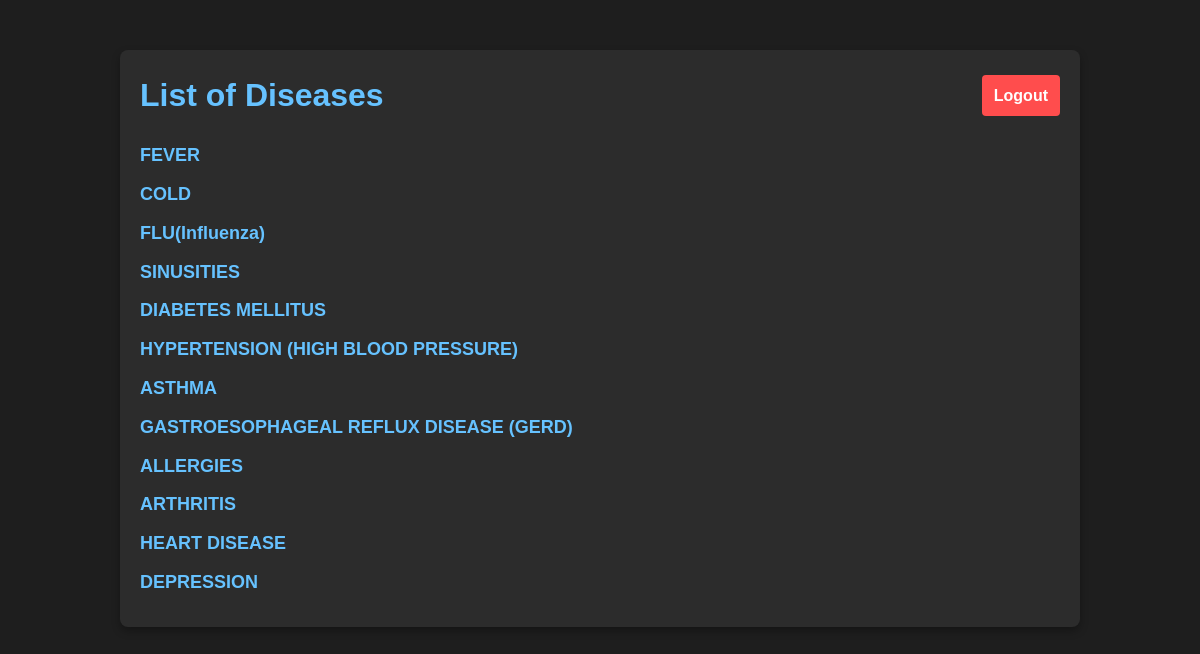
The app's page / (signed in) with its own data.
### diseases/models.py (models this page shows, shortened)
class Disease(models.Model):
    name = models.CharField(max_length=200)
    description = models.TextField()
    cure = models.TextField()
    medicine = models.TextField()

### diseases/views.py (the view)
# urls.py: path('', disease_list, name='disease_list'),
@login_required
def disease_list(request):
    diseases = Disease.objects.all()  # Get all diseases from the database
    return render(request, 'disease_list.html', {'diseases': diseases})

### diseases/templates/disease_list.html (shortened to what this page needs)
<!DOCTYPE html>
<html lang="en">
<head>
</head>
<body>
    <div class="container">
        <header class="header">
            <h1>List of Diseases</h1>
            <a href="{% url 'logout' %}" class="logout-button">Logout</a>
        </header>
        <ul class="disease-list">
            {% for disease in diseases %}
                <li><a href="{% url 'disease_detail' disease.pk %}">{{ disease.name }}</a></li>
            {% endfor %}
        </ul>
    </div>
</body>
</html>

### diseases/templates/disease_list.html (style rules this page uses)
* { margin: 0; padding: 0; box-sizing: border-box; }
body { font-family: Arial, sans-serif; background-color: #1e1e1e; color: #e0e0e0; line-height: 1.6; }
.container { width: 80%; margin: 0 auto; padding: 20px; background-color: #2c2c2c; box-shadow: 0 4px 8px rgba(0, 0, 0, 0.3); border-radius: 8px; margin-top: 50px; }
.header { display: flex; justify-content: space-between; align-items: center; margin-bottom: 20px; }
h1 { color: #66c2ff; }
.logout-button { background-color: #ff4d4d; color: #fff; padding: 8px 12px; border: none; border-radius: 4px; text-decoration: none; font-weight: bold; transition: background-color 0.3s ease; }
.disease-list { list-style-type: none; }
.disease-list li { margin: 10px 0; }
.disease-list a { text-decoration: none; color: #66c2ff; font-weight: bold; font-size: 18px; }

### records on screen
Disease: name "FEVER"
Disease: name "COLD"
Disease: name "FLU(Influenza)"
Disease: name "SINUSITIES"
Disease: name "DIABETES MELLITUS"
Disease: name "HYPERTENSION (HIGH BLOOD PRESSURE)"
Disease: name "ASTHMA"
Disease: name "GASTROESOPHAGEAL REFLUX DISEASE (GERD)"
Disease: name "ALLERGIES"
Disease: name "ARTHRITIS"
Disease: name "HEART DISEASE"
Disease: name "DEPRESSION"
